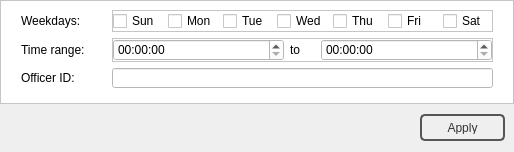
              <widget class="QWidget" name="schedule">
               <layout class="QVBoxLayout" name="verticalLayout_6">
                <property name="spacing">
                 <number>0</number>
                </property>
                <property name="leftMargin">
                 <number>0</number>
                </property>
                <property name="topMargin">
                 <number>0</number>
                </property>
                <property name="rightMargin">
                 <number>0</number>
                </property>
                <property name="bottomMargin">
                 <number>0</number>
                </property>
                <item>
                 <widget class="QFrame" name="frame_10">
                  <property name="styleSheet">
                   <string notr="true">background-color: rgb(255, 255, 255);</string>
                  </property>
                  <property name="frameShape">
                   <enum>QFrame::StyledPanel</enum>
                  </property>
                  <property name="frameShadow">
                   <enum>QFrame::Raised</enum>
                  </property>
                  <layout class="QGridLayout" name="gridLayout">
                   <property name="leftMargin">
                    <number>20</number>
                   </property>
                   <property name="rightMargin">
                    <number>20</number>
                   </property>
                   <item row="0" column="0">
                    <widget class="QLabel" name="label_8">
                     <property name="maximumSize">
                      <size>
                       <width>85</width>
                       <height>64</height>
                      </size>
                     </property>
                     <property name="text">
                      <string>Weekdays:</string>
                     </property>
                    </widget>
                   </item>
                   <item row="0" column="1" colspan="2">
                    <widget class="QFrame" name="frame_11">
                     <property name="maximumSize">
                      <size>
                       <width>16777215</width>
                       <height>48</height>
                      </size>
                     </property>
                     <property name="frameShape">
                      <enum>QFrame::StyledPanel</enum>
                     </property>
                     <property name="frameShadow">
                      <enum>QFrame::Raised</enum>
                     </property>
                     <layout class="QHBoxLayout" name="horizontalLayout_5">
                      <property name="leftMargin">
                       <number>0</number>
                      </property>
                      <property name="topMargin">
                       <number>0</number>
                      </property>
                      <property name="rightMargin">
                       <number>0</number>
                      </property>
                      <property name="bottomMargin">
                       <number>0</number>
                      </property>
                      <item>
                       <widget class="QCheckBox" name="checkBox">
                        <property name="maximumSize">
                         <size>
                          <width>50</width>
                          <height>16777215</height>
                         </size>
                        </property>
                        <property name="text">
                         <string>Sun</string>
                        </property>
                       </widget>
                      </item>
                      <item>
                       <widget class="QCheckBox" name="checkBox_2">
                        <property name="maximumSize">
                         <size>
                          <width>50</width>
                          <height>16777215</height>
                         </size>
                        </property>
                        <property name="text">
                         <string>Mon</string>
                        </property>
                       </widget>
                      </item>
                      <item>
                       <widget class="QCheckBox" name="checkBox_7">
                        <property name="maximumSize">
                         <size>
                          <width>50</width>
                          <height>16777215</height>
                         </size>
                        </property>
                        <property name="text">
                         <string>Tue</string>
                        </property>
                       </widget>
                      </item>
                      <item>
                       <widget class="QCheckBox" name="checkBox_3">
                        <property name="maximumSize">
                         <size>
                          <width>50</width>
                          <height>16777215</height>
                         </size>
                        </property>
                        <property name="text">
                         <string>Wed</string>
                        </property>
                       </widget>
                      </item>
                      <item>
                       <widget class="QCheckBox" name="checkBox_4">
                        <property name="maximumSize">
                         <size>
                          <width>50</width>
                          <height>16777215</height>
                         </size>
                        </property>
                        <property name="text">
                         <string>Thu</string>
                        </property>
                       </widget>
                      </item>
                      <item>
                       <widget class="QCheckBox" name="checkBox_5">
                        <property name="maximumSize">
                         <size>
                          <width>50</width>
                          <height>16777215</height>
                         </size>
                        </property>
                        <property name="text">
                         <string>Fri</string>
                        </property>
                       </widget>
                      </item>
                      <item>
                       <widget class="QCheckBox" name="checkBox_6">
                        <property name="text">
                         <string>Sat</string>
                        </property>
                       </widget>
                      </item>
                     </layout>
                    </widget>
                   </item>
                   <item row="1" column="0">
                    <widget class="QLabel" name="label_9">
                     <property name="maximumSize">
                      <size>
                       <width>85</width>
                       <height>16777215</height>
                      </size>
                     </property>
                     <property name="text">
                      <string>Time range:</string>
                     </property>
                    </widget>
                   </item>
                   <item row="1" column="1" colspan="2">
                    <widget class="QFrame" name="frame_12">
                     <property name="maximumSize">
                      <size>
                       <width>16777215</width>
                       <height>48</height>
                      </size>
                     </property>
                     <property name="frameShape">
                      <enum>QFrame::StyledPanel</enum>
                     </property>
                     <property name="frameShadow">
                      <enum>QFrame::Raised</enum>
                     </property>
                     <layout class="QHBoxLayout" name="horizontalLayout_4">
                      <property name="spacing">
                       <number>6</number>
                      </property>
                      <property name="leftMargin">
                       <number>0</number>
                      </property>
                      <property name="topMargin">
                       <number>0</number>
                      </property>
                      <property name="rightMargin">
                       <number>0</number>
                      </property>
                      <property name="bottomMargin">
                       <number>0</number>
                      </property>
                      <item>
                       <widget class="QTimeEdit" name="timeEdit_3">
                        <property name="minimumSize">
                         <size>
                          <width>0</width>
                          <height>20</height>
                         </size>
                        </property>
                       </widget>
                      </item>
                      <item>
                       <widget class="QLabel" name="label_10">
                        <property name="maximumSize">
                         <size>
                          <width>25</width>
                          <height>16777215</height>
                         </size>
                        </property>
                        <property name="text">
                         <string>to</string>
                        </property>
                       </widget>
                      </item>
                      <item>
                       <widget class="QTimeEdit" name="timeEdit_4">
                        <property name="minimumSize">
                         <size>
                          <width>0</width>
                          <height>20</height>
                         </size>
                        </property>
                       </widget>
                      </item>
                     </layout>
                    </widget>
                   </item>
                   <item row="2" column="0">
                    <widget class="QLabel" name="label_11">
                     <property name="text">
                      <string>Officer ID:</string>
                     </property>
                    </widget>
                   </item>
                   <item row="2" column="1" colspan="2">
                    <widget class="QLineEdit" name="lineEdit">
                     <property name="maximumSize">
                      <size>
                       <width>16777215</width>
                       <height>20</height>
                      </size>
                     </property>
                    </widget>
                   </item>
                   <item row="3" column="0" colspan="2">
                    <widget class="QFrame" name="frame_15">
                     <property name="minimumSize">
                      <size>
                       <width>290</width>
                       <height>0</height>
                      </size>
                     </property>
                     <property name="frameShape">
                      <enum>QFrame::StyledPanel</enum>
                     </property>
                     <property name="frameShadow">
                      <enum>QFrame::Raised</enum>
                     </property>
                     <widget class="QLabel" name="label_12">
                      <property name="geometry">
                       <rect>
                        <x>10</x>
                        <y>30</y>
                        <width>261</width>
                        <height>16</height>
                       </rect>
                      </property>
                      <property name="font">
                       <font>
                        <pointsize>10</pointsize>
                        <weight>75</weight>
                        <bold>true</bold>
                       </font>
                      </property>
                      <property name="styleSheet">
                       <string notr="true">color: rgb(255, 0, 0);</string>
                      </property>
                      <property name="text">
                       <string>&lt; This functionality is unimplemented &gt;</string>
                      </property>
                     </widget>
                    </widget>
                   </item>
                   <item row="3" column="2">
                    <widget class="QFrame" name="frame_16">
                     <property name="frameShape">
                      <enum>QFrame::StyledPanel</enum>
                     </property>
                     <property name="frameShadow">
                      <enum>QFrame::Raised</enum>
                     </property>
                    </widget>
                   </item>
                  </layout>
                 </widget>
                </item>
                <item>
                 <widget class="QFrame" name="frame_13">
                  <property name="minimumSize">
                   <size>
                    <width>0</width>
                    <height>48</height>
                   </size>
                  </property>
                  <property name="maximumSize">
                   <size>
                    <width>16777215</width>
                    <height>48</height>
                   </size>
                  </property>
                  <property name="styleSheet">
                   <string notr="true">QPushButton {
color: #333;
border: 2px solid #555;
border-radius: 5px;
padding: 5px;
background: qradialgradient(cx: 0.3, cy: -0.4,
fx: 0.3, fy: -0.4,
radius: 1.35, stop: 0 #fff, stop: 1 #888);
}

QPushButton:hover {
background: qradialgradient(cx: 0.3, cy: -0.4,
fx: 0.3, fy: -0.4,
radius: 1.35, stop: 0 #fff, stop: 1 #bbb);
}

QPushButton:pressed {
background: qradialgradient(cx: 0.4, cy: -0.1,
fx: 0.4, fy: -0.1,
radius: 1.35, stop: 0 #fff, stop: 1 #ddd);
}

#frame_13 {
border: none;
background: qlineargradient(x1: 0, y1: 0, x2: 0, y2: 1,
stop: 0.08 #7a7a7a,
stop: 0.39999 #717171, stop: 0.4 #626262,
stop: 0.9 #4c4c4c, stop: 1 #333333);
}

QComboBox {
color: #333;
border: 2px solid #555;
border-radius: 5px;
padding: 5px;
background: qradialgradient(cx: 0.3, cy: -0.4,
fx: 0.3, fy: -0.4,
radius: 1.35, stop: 0 #fff, stop: 1 #888);
min-width: 80px;
}

QComboBox::drop-down {
	subcontrol-origin: padding;
	subcontrol-position: top right;
	width: 25px;
 
	border-top-right-radius: 3px;
	border-bottom-right-radius: 3px;
}

QComboBox::down-arrow {
	image: url(:/images/cmbbox_arrow.png);
}

QComboBox:hover {
background: qradialgradient(cx: 0.3, cy: -0.4,
fx: 0.3, fy: -0.4,
radius: 1.35, stop: 0 #fff, stop: 1 #bbb);
}

QComboBox:pressed {
background: qradialgradient(cx: 0.4, cy: -0.1,
fx: 0.4, fy: -0.1,
radius: 1.35, stop: 0 #fff, stop: 1 #ddd);
}

QLineEdit {
color: #333;
border: 2px solid #555;
border-radius: 5px;
padding: 5px;
background: qradialgradient(cx: 0.3, cy: -0.4,
fx: 0.3, fy: -0.4,
radius: 1.35, stop: 0 #eee, stop: 1 #ddd);
min-width: 80px;
}

QLineEdit:hover {
background-color: rgb(255, 255, 255);
}

QLineEdit:pressed {
background: qradialgradient(cx: 0.4, cy: -0.1,
fx: 0.4, fy: -0.1,
radius: 1.35, stop: 0 #fff, stop: 1 #ddd);
}
</string>
                  </property>
                  <property name="frameShape">
                   <enum>QFrame::NoFrame</enum>
                  </property>
                  <property name="frameShadow">
                   <enum>QFrame::Raised</enum>
                  </property>
                  <layout class="QHBoxLayout" name="horizontalLayout_7">
                   <property name="spacing">
                    <number>6</number>
                   </property>
                   <property name="leftMargin">
                    <number>9</number>
                   </property>
                   <property name="topMargin">
                    <number>0</number>
                   </property>
                   <property name="rightMargin">
                    <number>9</number>
                   </property>
                   <property name="bottomMargin">
                    <number>0</number>
                   </property>
                   <item>
                    <widget class="QFrame" name="frame_14">
                     <property name="styleSheet">
                      <string notr="true">border: none;
background: qlineargradient(x1: 0, y1: 0, x2: 0, y2: 1,
stop: 0.08 #7f7f7f,
stop: 0.39999 #717171, stop: 0.4 #626262,
stop: 0.9 #4c4c4c, stop: 1 #333333);
</string>
                     </property>
                     <property name="frameShape">
                      <enum>QFrame::NoFrame</enum>
                     </property>
                     <property name="frameShadow">
                      <enum>QFrame::Raised</enum>
                     </property>
                    </widget>
                   </item>
                   <item>
                    <widget class="QPushButton" name="pushButton_9">
                     <property name="minimumSize">
                      <size>
                       <width>0</width>
                       <height>0</height>
                      </size>
                     </property>
                     <property name="maximumSize">
                      <size>
                       <width>85</width>
                       <height>27</height>
                      </size>
                     </property>
                     <property name="text">
                      <string>Apply</string>
                     </property>
                     <property name="icon">
                      <iconset resource="pms_resources.qrc">
                       <normaloff>:/images/check.png</normaloff>:/images/check.png</iconset>
                     </property>
                     <property name="iconSize">
                      <size>
                       <width>24</width>
                       <height>24</height>
                      </size>
                     </property>
                    </widget>
                   </item>
                  </layout>
                 </widget>
                </item>
               </layout>
              </widget>
